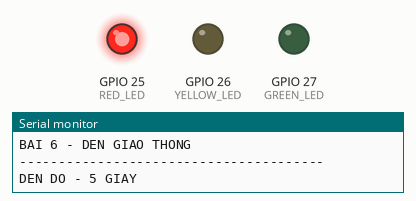
Recording of a program running on a simulated ESP32. On the bench: output pins drawn as LEDs (lit = HIGH), the last lines printed to the serial monitor.

Above: at 2.5 s.
At 7.0 s:
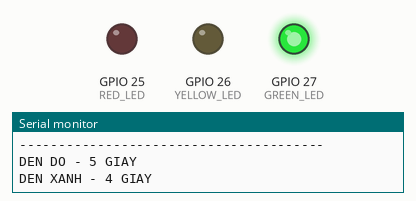
At 10.0 s:
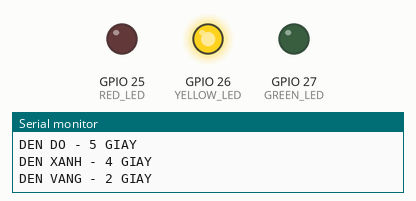
Timing chart, 0 to 14.3 s (numbered marks = the images above):
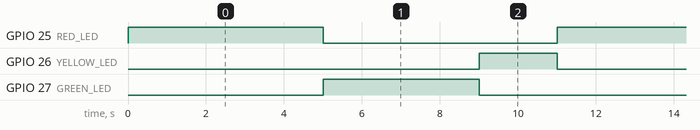

The program:

main.cpp
```cpp
#include <Arduino.h>

#define RED_LED 25
#define YELLOW_LED 26
#define GREEN_LED 27

int state = 0;
unsigned long previousTime = 0;

void setup() {
  pinMode(RED_LED, OUTPUT);
  pinMode(YELLOW_LED, OUTPUT);
  pinMode(GREEN_LED, OUTPUT);

  Serial.begin(115200);

  Serial.println("---------------------------------------");
  Serial.println("NGUYEN THI PHUONG NHUNG - 2033240244");
  Serial.println("BAI 6 - DEN GIAO THONG");
  Serial.println("---------------------------------------");

  Serial.println("DEN DO - 5 GIAY");
}

void loop() {
  unsigned long now = millis();

  switch (state) {

    case 0: // DEN DO
      digitalWrite(RED_LED, HIGH);
      digitalWrite(YELLOW_LED, LOW);
      digitalWrite(GREEN_LED, LOW);

      if (now - previousTime >= 5000) {
        previousTime = now;
        state = 1;

        Serial.println("DEN XANH - 4 GIAY");
      }
      break;

    case 1: // DEN XANH
      digitalWrite(RED_LED, LOW);
      digitalWrite(YELLOW_LED, LOW);
      digitalWrite(GREEN_LED, HIGH);

      if (now - previousTime >= 4000) {
        previousTime = now;
        state = 2;

        Serial.println("DEN VANG - 2 GIAY");
      }
      break;

    case 2: // DEN VANG
      digitalWrite(RED_LED, LOW);
      digitalWrite(YELLOW_LED, HIGH);
      digitalWrite(GREEN_LED, LOW);

      if (now - previousTime >= 2000) {
        previousTime = now;
        state = 0;

        Serial.println("DEN DO - 5 GIAY");
      }
      break;
  }
}
```

Measured:
- by itself, GPIO 25 (RED_LED): alternates HIGH for 5.0 s and LOW for 6.0 s
- by itself, GPIO 26 (YELLOW_LED): alternates HIGH for 2.0 s and LOW for 9.0 s
- by itself, GPIO 27 (GREEN_LED): alternates HIGH for 4.0 s and LOW for 7.0 s
